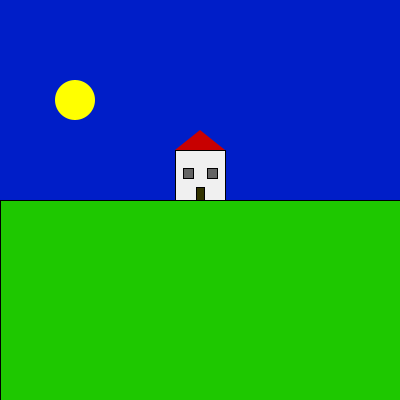
Frame 1 (no input)
Frame 60 (the mouse pressed at the canvas centre just before this capture): identical to frame 1, image omitted
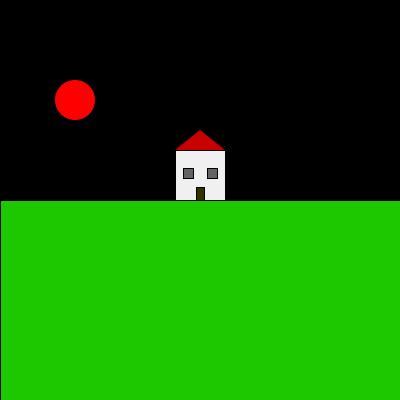
Frame 120 (the mouse held since frame 60 and released just before this capture)

The Processing sketch that drew these frames (run headless with seeded random() and noise(); from frame 60 on, the mouse is pressed at the canvas centre):

// Processing sketch: processing_108998
// ── processing_108998.pde


float diam;
float x;
float y; 

void setup (){
  size(400,400);
  smooth();
  frameRate(30);
}

void draw(){
  
    if (mouseY < height/2) {
      
    background(0,30,200);
    stroke(0);
    fill(30,200,0);
    rectMode(CENTER);
    rect(200,300,400,200);
    fill(240);
    rectMode(CENTER);
    rect(200,175,50,50);
    fill(100);
    rectMode(CORNER);
    rect(183,168,10,10);
    rect(207,168,10,10);
    fill(50,50,0);
    rectMode(CENTER);
    rect(200,194,8,13);
    noStroke();
    fill(255,255,0);
    ellipseMode(CENTER);
    ellipse(75,100,40,40);
    fill(200,0,0);
    triangle(200,130,175,150,225,150);
  }
  
  else {
  background(0);
    diam=random(20);
    x=random(width);
    y=random(height);
noStroke();
fill(255,0,0);
ellipse(x,y,diam,diam); 
  diam=random(20);
    x=random(width);
    y=random(height);
noStroke();
fill(255,255,0);
ellipse(x,y,diam,diam); 
  diam=random(20);
    x=random(width);
    y=random(height);
noStroke();
fill(230,180,0);
ellipse(x,y,diam,diam); 
    stroke(0);
    fill(30,200,0);
    rectMode(CENTER);
    rect(200,300,400,200);
    fill(240);
    rectMode(CENTER);
    rect(200,175,50,50);
    fill(100);
    rectMode(CORNER);
    rect(183,168,10,10);
    rect(207,168,10,10);
    fill(50,50,0);
    rectMode(CENTER);
    rect(200,194,8,13);
    noStroke();
    fill(255,0,0);
    ellipseMode(CENTER);
    ellipse(75,100,40,40);
    fill(200,0,0);
    triangle(200,130,175,150,225,150);
  }
}
